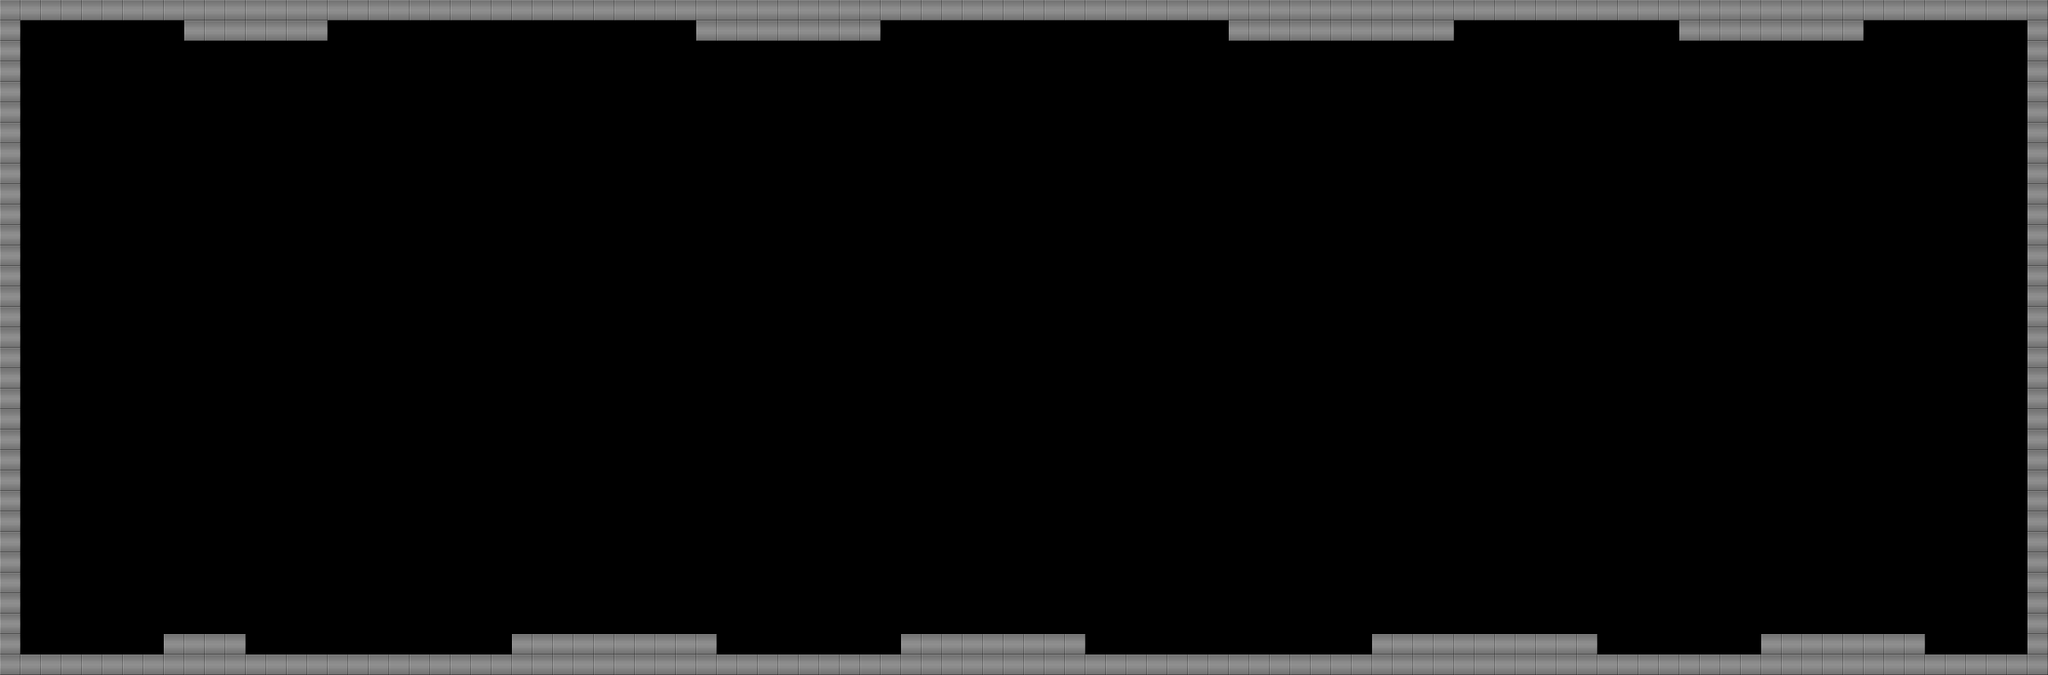

A level layout from a 2D game, rendered from its tile map. Below: a short description, then the map file with tile-grid data replaced by summaries:
An orthogonal 100x33 tile map with 32x32 px tiles, 1 tile layer (Слой тайлов 1), 2 tilesets.

<map version="1.0" orientation="orthogonal" renderorder="right-down" width="100" height="33" tilewidth="32" tileheight="32" nextobjectid="1">
 <tileset firstgid="1" name="TileSetVX___Global_4" tilewidth="32" tileheight="32" tilecount="2016" columns="32">
  <image source="TileSetVX___Global_4.png" width="1024" height="2016" />
 </tileset>
 <tileset firstgid="2017" name="Tileset_Espa_o" tilewidth="32" tileheight="32" tilecount="896" columns="16">
  <image source="Tileset_Espa_o.png" width="512" height="1792" />
 </tileset>
 <layer name="Слой тайлов 1" width="100" height="33">
  <data>[3300 cells, 340 non-empty, 1 distinct tile ids]</data>
 </layer>
</map>
